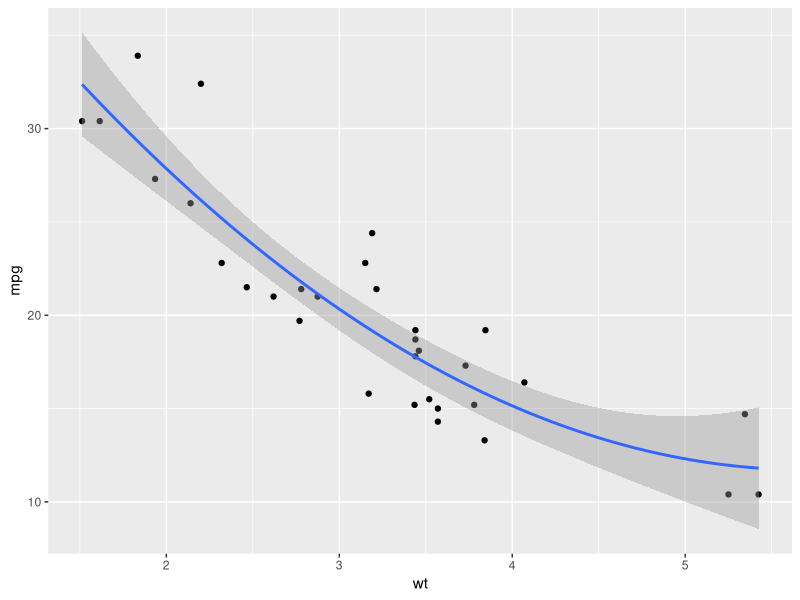
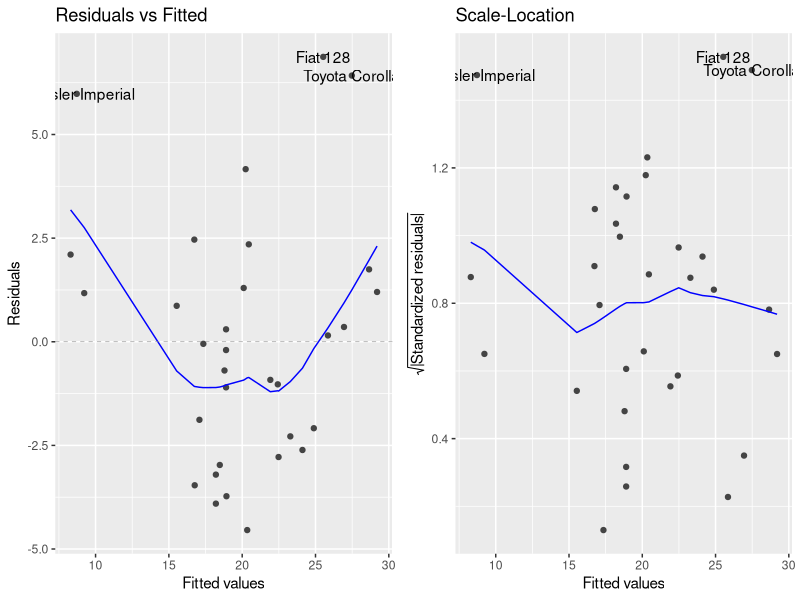
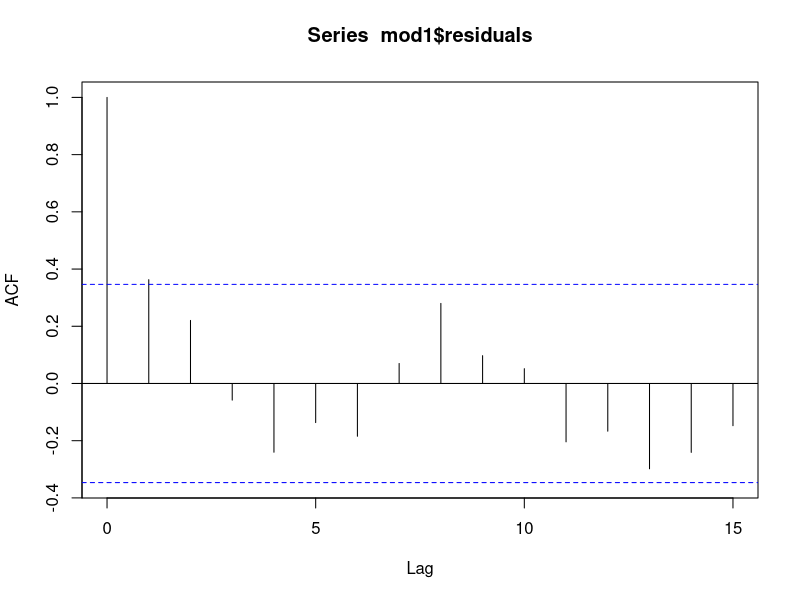
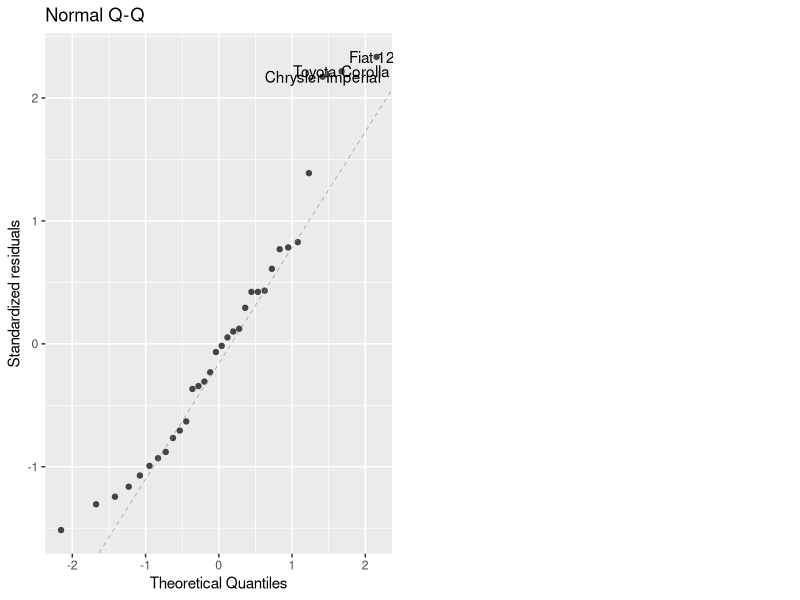

Reproduce these figures in R, in order. (Note: this script raises an error after producing the figures.)
library(ggfortify)
library(tidyverse)

mod1 <- lm(mpg ~ wt, data = mtcars)
summary(mod1)

#1. Rergression model is linear in parameters
mtcars %>%
  ggplot(., aes(x = wt, y = mpg)) +
  geom_point() +
  geom_smooth(method = lm, formula = y ~ poly(x,2))
         
#2. Calculate mean of residuals
mean(mod1$residuals)

#3. Homoskedasticity (using ggfortify)
#1 and 3 choose the plots which are most relevant
#to checking the residuals
autoplot(mod1, which = c(1, 3))

#4. No autocorrelation of residuals
acf(mod1$residuals)
lmtest::dwtest(mod1) #don't worry about it

#6. Normality of residuals
autoplot(mod1, which = 2)

#dealing with data outside R
#period = root directory
write_csv(x = mtcars, path = "./data/my_data.csv")
